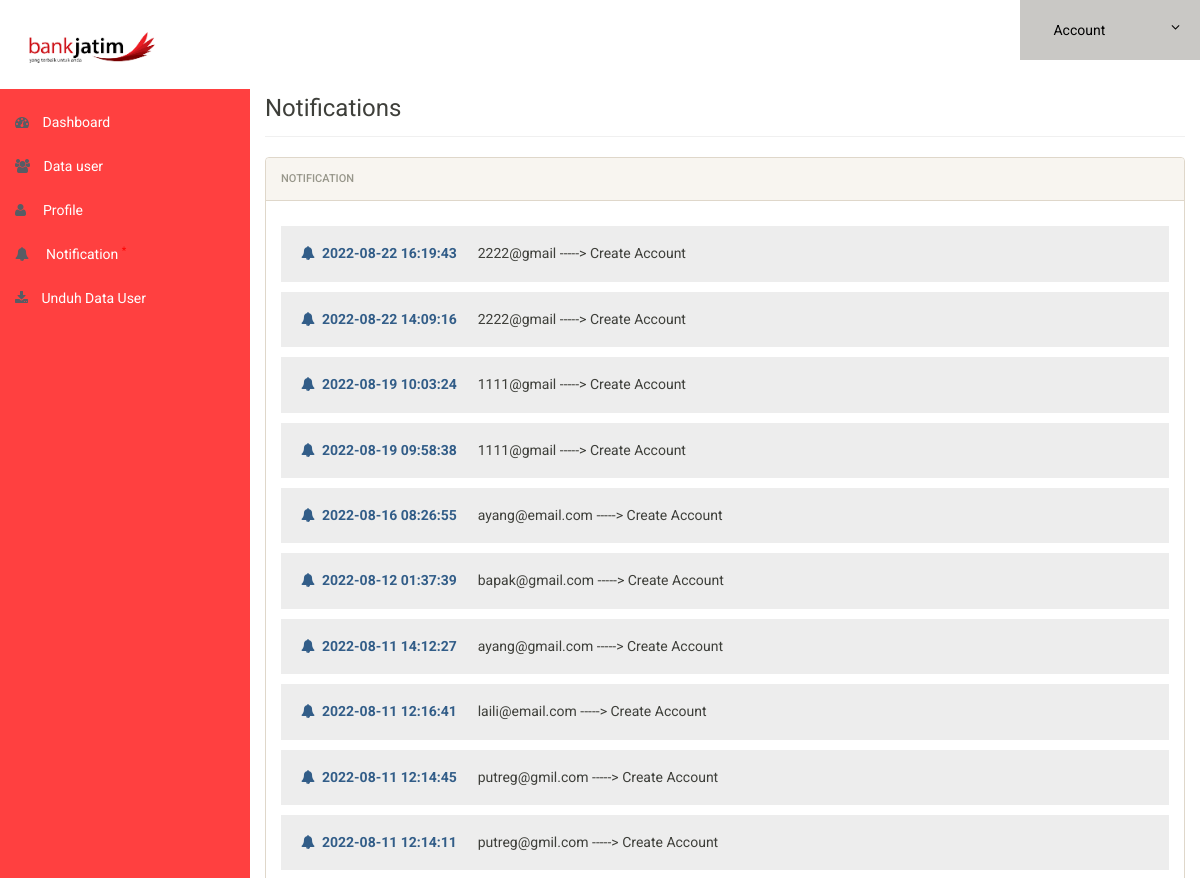
The page /admin/notification.php (signed in, upper part) on the database as committed earlier.
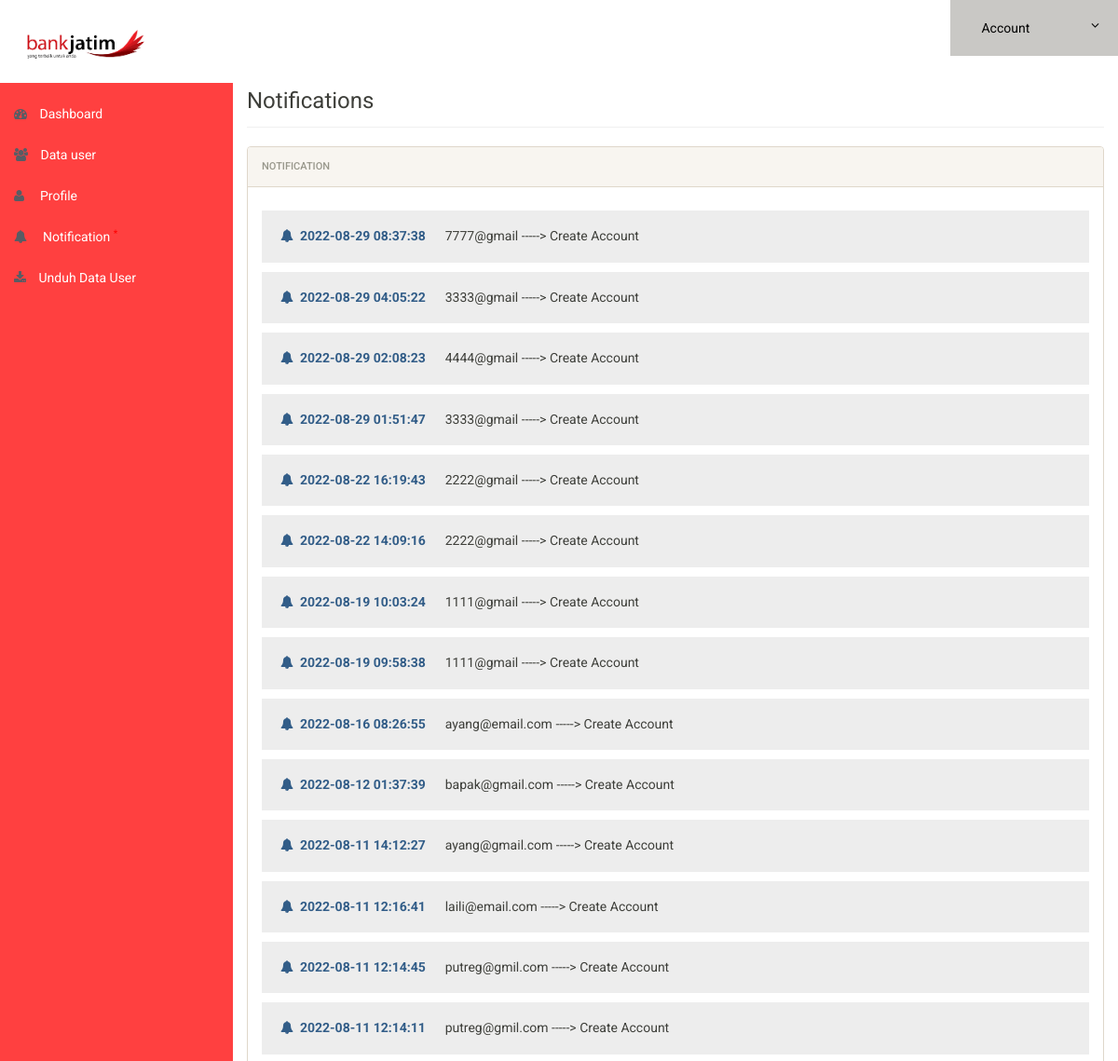
The same page on the database as committed later.
### tables this page shows
CREATE TABLE `notification` (
  `id` int(11) NOT NULL,
  `notiuser` varchar(50) NOT NULL,
  `notireciver` varchar(50) NOT NULL,
  `notitype` varchar(50) NOT NULL,
  `time` timestamp NOT NULL DEFAULT current_timestamp()
);

### admin/notification.php (the view, shortened to what this page needs)
<?php
include('includes/config.php');
if(strlen($_SESSION['alogin'])==0)
	{
header('location:index.php');
}
else{
?>
<!doctype html>
<html lang="en" class="no-js">
<head>
	<link rel="stylesheet" href="css/font-awesome.min.css">
	<link rel="stylesheet" href="css/bootstrap.min.css">
	<link rel="stylesheet" href="css/dataTables.bootstrap.min.css">
	<link rel="stylesheet" href="css/bootstrap-social.css">
	<link rel="stylesheet" href="css/bootstrap-select.css">
	<link rel="stylesheet" href="css/fileinput.min.css">
	<link rel="stylesheet" href="css/awesome-bootstrap-checkbox.css">
	<link rel="stylesheet" href="css/style.css">
</head>
<body>
	<?php include('includes/header.php');?>
	<div class="ts-main-content">
	<?php include('includes/leftbar.php');?>
		<div class="content-wrapper">
			<div class="container-fluid">
				<div class="row">
					<div class="col-md-12">
						<h3 class="page-title">Notifications</h3>
						<div class="row">
							<div class="col-md-12">
								<div class="panel panel-default">
									<div class="panel-heading">Notification</div>
									   <div class="panel-body">
<?php
$reciver = 'Admin';
$sql = "SELECT * from  notification where notireciver = (:reciver) order by time DESC";
$query = $dbh -> prepare($sql);
$query-> bindParam(':reciver', $reciver, PDO::PARAM_STR);
$query->execute();
$results=$query->fetchAll(PDO::FETCH_OBJ);
$cnt=1;
if($query->rowCount() > 0)
{
foreach($results as $result)
{				?>
        <h5 style="background:#ededed;padding:20px;"><i class="fa fa-bell text-primary"></i>&nbsp;&nbsp;<b class="text-primary"><?php echo htmlentities($result->time);?></b> &nbsp;&nbsp;&nbsp;&nbsp;&nbsp;<?php echo htmlentities($result->notiuser);?> -----> <?php echo htmlentities($result->notitype);?></h5>
                       <?php $cnt=$cnt+1; }} ?>
                                        </div>
                                    </div>
                                </div>
                            </div>
                        </div>
                    </div>
                </div>
            </div>
        </div>
</body>
</html>
<?php } ?>

Rows that differ between the two databases and show on the page:
added notification: time "2022-08-29 08:37:38", notiuser "7777@gmail", notitype "Create Account"
added notification: time "2022-08-29 04:05:22", notiuser "3333@gmail", notitype "Create Account"
added notification: time "2022-08-29 02:08:23", notiuser "4444@gmail", notitype "Create Account"
added notification: time "2022-08-29 01:51:47", notiuser "3333@gmail", notitype "Create Account"
